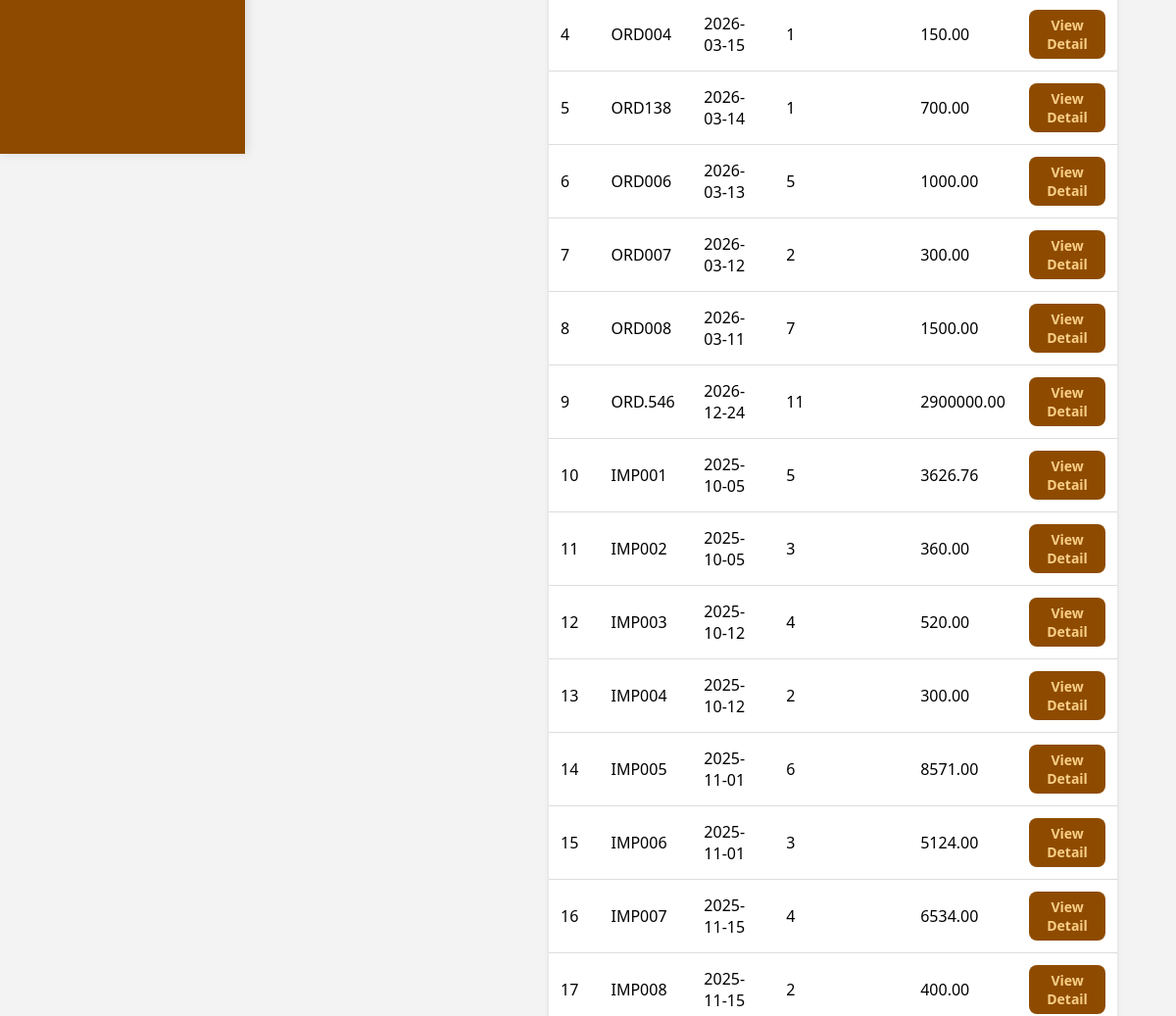
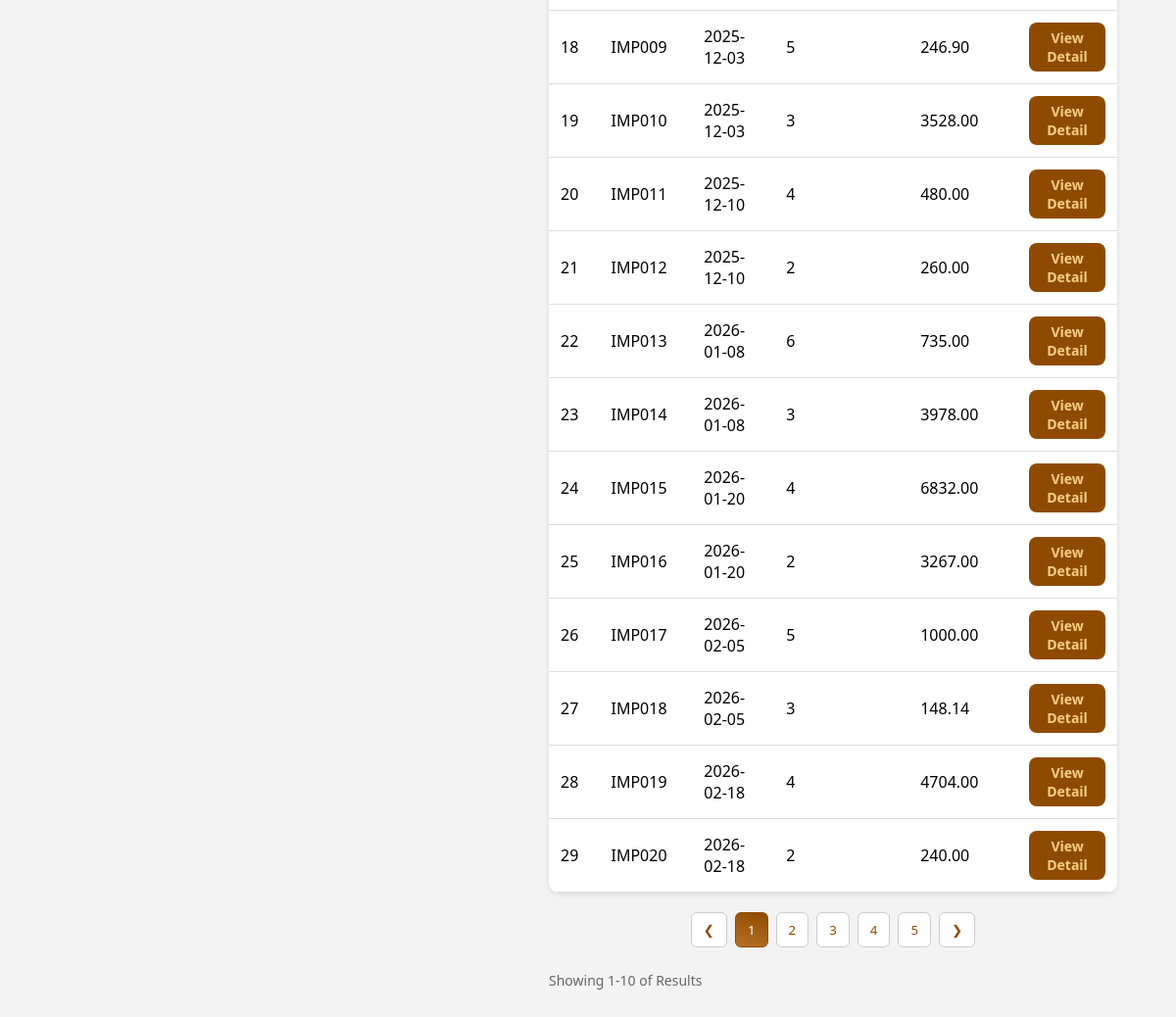
The page /Jewellery/admin/Import_product/search_form.php (lower part) on the database as committed earlier (2 pictures, top to bottom).
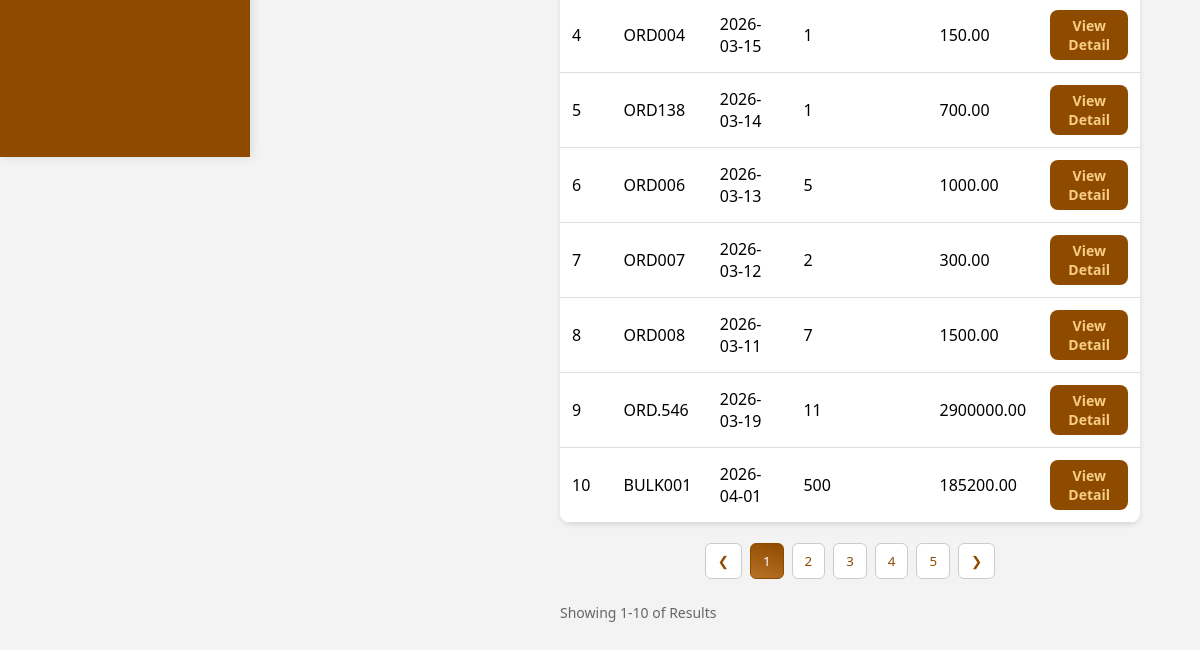
The same page on the database as committed later.
### tables this page shows
CREATE TABLE `goods_receipt` (
  `id` int(11) NOT NULL AUTO_INCREMENT,
  `order_number` varchar(50) NOT NULL,
  `entry_date` date NOT NULL,
  `supplier` varchar(255) DEFAULT NULL,
  `total_quantity` int(11) DEFAULT 0,
  `total_value` decimal(15,2) DEFAULT 0.00,
  `status` enum('Draft','Completed') DEFAULT 'Draft',
  `created_at` timestamp NOT NULL DEFAULT current_timestamp(),
  PRIMARY KEY (`id`)
);

### Jewellery/admin/Import_product/search_form.php (the view, shortened to what this page needs)
<!DOCTYPE html>
<html lang="vi">
<head>
  <link rel="stylesheet" href="../admin_function.css">
  <link rel="stylesheet" href="https://cdnjs.cloudflare.com/ajax/libs/font-awesome/6.4.0/css/all.min.css">
</head>
<body>
<?php include '../sidebar_include.php'; ?>
<div class="content">
  <main>
    <div class="user-list">
      <table>
        <?php
        include __DIR__ . "/../../config/config.php";
        $sql = "SELECT * FROM goods_receipt WHERE 1";
        $result = $conn->query($sql);
        $i=1;
        ?>
        <tbody>
            <?php while($row = $result->fetch_assoc()): ?>
            <tr>
              <td><?= $i++ ?></td>
              <td><?= $row['order_number'] ?></td>
              <td><?= $row['entry_date'] ?></td>
              <td><?= $row['total_quantity'] ?></td>
              <td><?= $row['total_value'] ?></td>
              <td>
                <a href="entry_form_detail.php?id=<?= $row['id'] ?>" class="btn small">View Detail</a>
              </td>
            </tr>
        <?php endwhile; ?>
        </tbody>
      </table>
    </div>
    <div class="pagination">
      <button class="pagination-btn">&#10094;</button>
      <button class="pagination-btn active">1</button>
      <button class="pagination-btn">2</button>
      <button class="pagination-btn">3</button>
      <button class="pagination-btn">4</button>
      <button class="pagination-btn">5</button>
      <button class="pagination-btn">&#10095;</button>
    </div>
    <div class="pagination-info">Showing 1-10 of Results</div>
  </main>
</div>
</body>
</html>

Rows that differ between the two databases and show on the page:
removed goods_receipt: order_number "IMP002", entry_date "2025-10-05", total_quantity "3", total_value "360.00"
removed goods_receipt: order_number "IMP003", entry_date "2025-10-12", total_quantity "4", total_value "520.00"
removed goods_receipt: order_number "IMP004", entry_date "2025-10-12", total_quantity "2", total_value "300.00"
removed goods_receipt: order_number "IMP005", entry_date "2025-11-01", total_quantity "6", total_value "8571.00"
removed goods_receipt: order_number "IMP006", entry_date "2025-11-01", total_quantity "3", total_value "5124.00"
removed goods_receipt: order_number "IMP007", entry_date "2025-11-15", total_quantity "4", total_value "6534.00"
removed goods_receipt: order_number "IMP008", entry_date "2025-11-15", total_quantity "2", total_value "400.00"
removed goods_receipt: order_number "IMP009", entry_date "2025-12-03", total_quantity "5", total_value "246.90"
removed goods_receipt: order_number "IMP010", entry_date "2025-12-03", total_quantity "3", total_value "3528.00"
removed goods_receipt: order_number "IMP011", entry_date "2025-12-10", total_quantity "4", total_value "480.00"
removed goods_receipt: order_number "IMP012", entry_date "2025-12-10", total_quantity "2", total_value "260.00"
removed goods_receipt: order_number "IMP013", entry_date "2026-01-08", total_quantity "6", total_value "735.00"
removed goods_receipt: order_number "IMP014", entry_date "2026-01-08", total_quantity "3", total_value "3978.00"
removed goods_receipt: order_number "IMP015", entry_date "2026-01-20", total_quantity "4", total_value "6832.00"
removed goods_receipt: order_number "IMP016", entry_date "2026-01-20", total_quantity "2", total_value "3267.00"
removed goods_receipt: order_number "IMP017", entry_date "2026-02-05", total_quantity "5", total_value "1000.00"
removed goods_receipt: order_number "IMP018", entry_date "2026-02-05", total_quantity "3", total_value "148.14"
removed goods_receipt: order_number "IMP019", entry_date "2026-02-18", total_quantity "4", total_value "4704.00"
removed goods_receipt: order_number "IMP020", entry_date "2026-02-18", total_quantity "2", total_value "240.00"
changed goods_receipt "ORD.546": entry_date "2026-12-24" → "2026-03-19"
changed goods_receipt: order_number "IMP001" → "BULK001"; entry_date "2025-10-05" → "2026-04-01"; total_quantity "5" → "500"; total_value "3626.76" → "185200.00"
